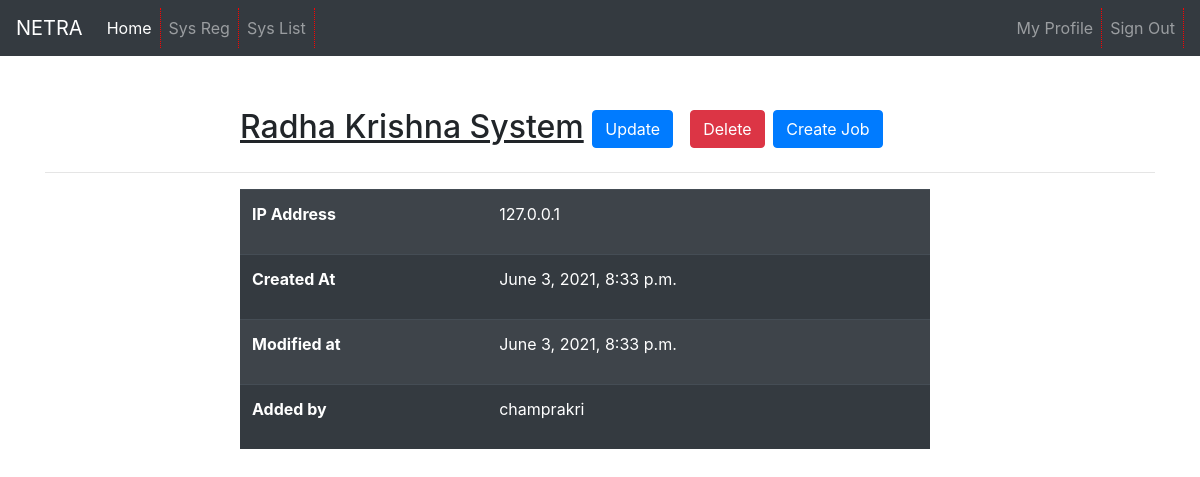
The app's page /netra/systemdetail/11/ (signed in) with its own data.
### nrscnetra/models.py (models this page shows, shortened)
class System(models.Model):
    title = models.CharField(max_length = 200)
    ip_address= models.CharField(max_length=40,unique=True,blank=False,null=False)
    added_by = models.ForeignKey(
        User,
        on_delete=models.CASCADE,
    )
    created_date = models.DateTimeField(auto_now_add=True)
    modified_date = models.DateTimeField(auto_now=True)
    system_id = models.AutoField(primary_key=True)

### facedoc/users/models.py (models this page shows, shortened)
class User(AbstractUser):
    name = CharField(_("Name of User"), blank=True, max_length=255)
    first_name = None  # type: ignore
    last_name = None  # type: ignore

### nrscnetra/views.py (the view)
# urls.py: url(r'^systemdetail/(?P<pk>\d+)/$', views.SystemDetail.as_view(), name='systemdetail'),
class SystemDetail(LoginRequiredMixin,DetailView):
    model=System
    template_name = "nrscnetra/systems/detail.html"
    def get_queryset(self):
        return System.objects.filter(added_by=self.request.user,pk=self.kwargs['pk'])

### facedoc/utils/context_processors.py (called while the page is built)
def settings_context(_request):
    return {
        "DEBUG": settings.DEBUG,
        "PROJECT_NAME":settings.PROJECT_NAME }

### facedoc/templates/nrscnetra/systems/detail.html
{% extends "base.html" %}
{% block content %}
<div class="container center-form row">
    <div class="col-md-2"></div>
    <div class="col-md-8">
        <h2>
            <u>{{ object.title }}</u>
            <a type="button" class="btn btn-primary" href="{% url 'netra:systemupdate' object.system_id  %}" >Update</a>
            &nbsp;<a type="button" href="{% url 'netra:systemdelete' object.system_id  %}" class="btn btn-danger" style="color:white;">Delete</a>
            <a type="button" class="btn btn-primary" href="{% url 'netra:jobregister' object.system_id  %}" >Create Job</a>
        </h2>
    </div>
    <div class="col-md-2"></div>
</div>
<hr/>
<div class="container  row">
    <div class="col-md-2"></div>
    <div class="col-md-8">
        <table class="table table-dark table-striped">
            <tbody>
                <tr>
                    <th>IP Address</th>
                    <td><p>{{ object.ip_address }}</p></td>
                </tr>
                <tr>
                    <th>Created At</th>
                    <td><p>{{ object.created_date }}</p></td>
                </tr>
                <tr>
                    <th>Modified at</th>
                    <td><p>{{ object.modified_date }}</p></td>
                </tr>
                <tr>
                    <th>Added by</th>
                    <td><p>{{ object.added_by }}</p></td>
                </tr>
            </tbody>
        </table>
    </div>
    <div class="col-md-2"></div>
</div>
{% endblock content %}

### facedoc/static/css/project.css (style rules this page uses)
.center-form { padding-top:3em; }

### records on screen
System: title "Radha Krishna System", ip_address "127.0.0.1", created_date "June 3, 2021, 8:33 p.m.", modified_date "June 3, 2021, 8:33 p.m.", added_by "champrakri"

### other values on screen
{{ PROJECT_NAME }} "NETRA"
